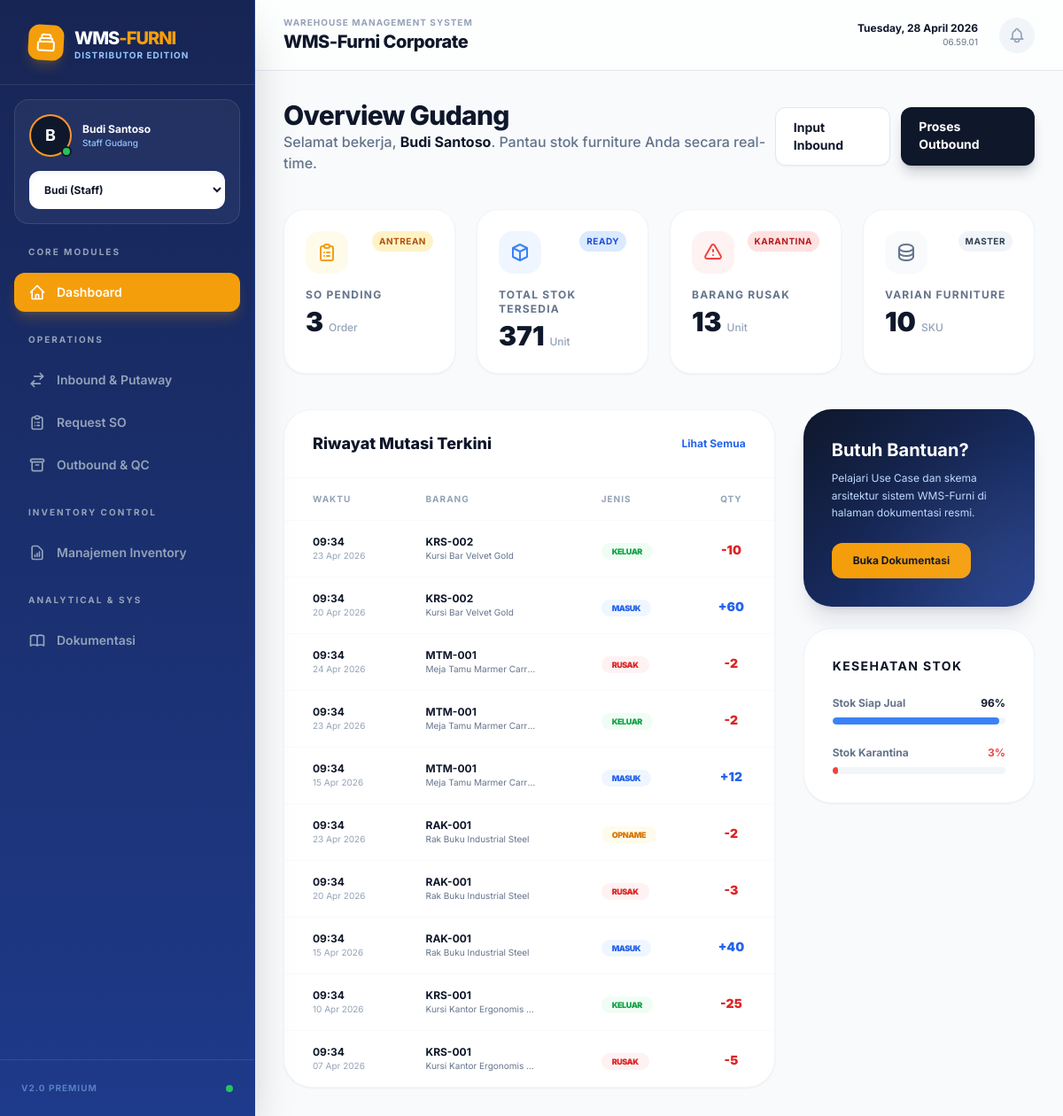
/dashboard.php, run on an earlier commit of the app's database.
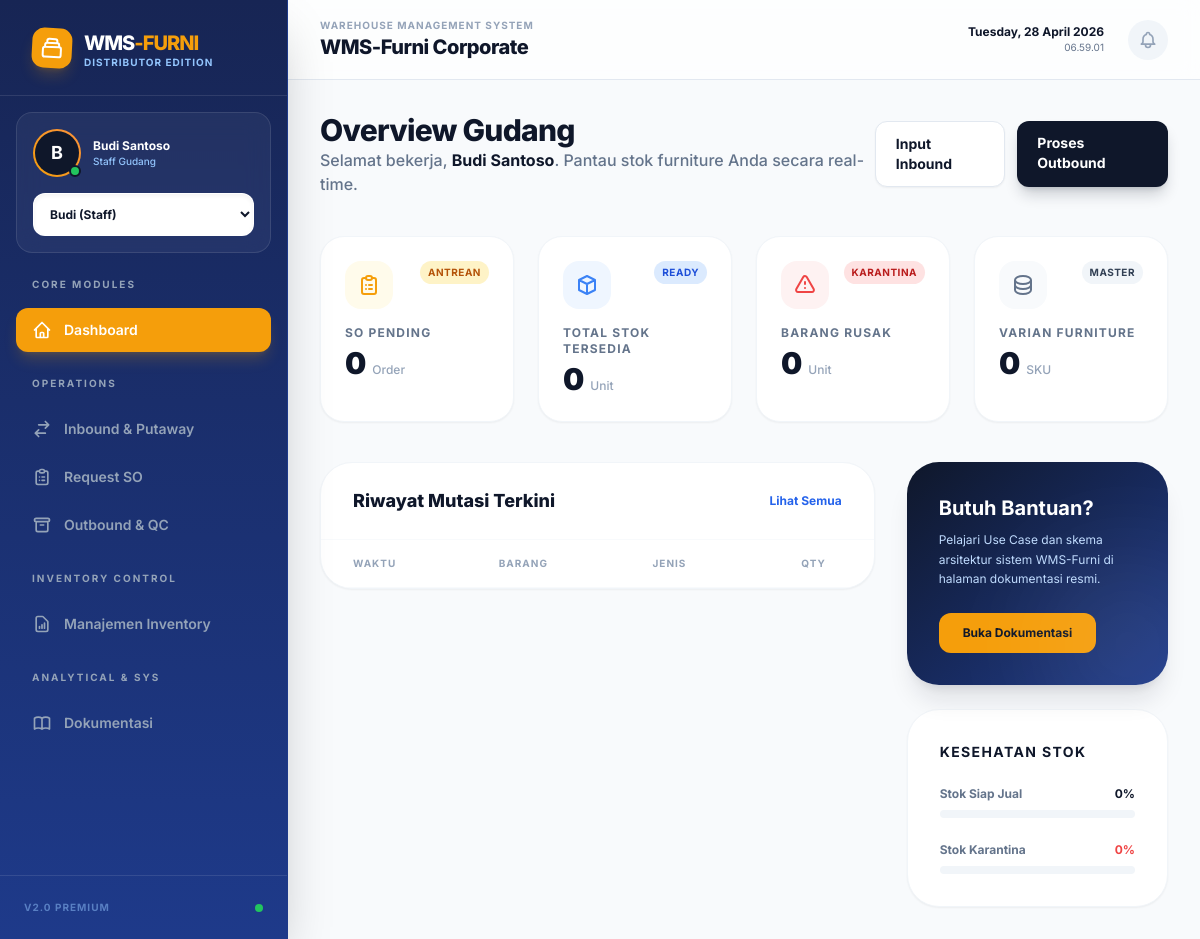
And on a later commit of the database.
### tables this page shows
CREATE TABLE tb_mutasi_stok (
        id_mutasi INTEGER PRIMARY KEY AUTOINCREMENT,
        id_furniture INTEGER,
        tgl_mutasi TEXT NOT NULL,
        jenis_mutasi TEXT NOT NULL,
        qty INTEGER NOT NULL,
        keterangan TEXT,
        FOREIGN KEY (id_furniture) REFERENCES tb_furniture(id_furniture)
    );

CREATE TABLE tb_furniture (
        id_furniture INTEGER PRIMARY KEY AUTOINCREMENT,
        kode_barang TEXT UNIQUE NOT NULL,
        nama_barang TEXT NOT NULL,
        area_blok TEXT,
        stok_tersedia INTEGER DEFAULT 0,
        stok_karantina INTEGER DEFAULT 0
    );

### dashboard.php (the view, shortened to what the rows shown need)
<?php
require 'config.php';
$stmt = $pdo->query("
    SELECT m.*, f.nama_barang, f.kode_barang
    FROM tb_mutasi_stok m
    JOIN tb_furniture f ON m.id_furniture = f.id_furniture
    ORDER BY m.id_mutasi DESC LIMIT 10
");
$recent_mutations = $stmt->fetchAll();
include 'includes/header.php';
include 'includes/sidebar.php';
?>
<div class="flex-1 overflow-y-auto p-8 animate-fade-in">
    <div class="grid grid-cols-1 lg:grid-cols-3 gap-8">
        <div class="lg:col-span-2">
            <div class="bg-white rounded-[2rem] shadow-sm border border-slate-100 overflow-hidden">
                <div class="overflow-x-auto">
                    <table class="w-full text-left">
                        <thead>
                            <tr class="text-[10px] font-bold text-slate-400 uppercase tracking-widest border-b border-slate-50">
                                <th class="px-8 py-4">Waktu</th>
                                <th class="px-8 py-4">Barang</th>
                                <th class="px-8 py-4">Jenis</th>
                                <th class="px-8 py-4 text-center">Qty</th>
                            </tr>
                        </thead>
                        <tbody class="divide-y divide-slate-50">
                            <?php foreach($recent_mutations as $m): ?>
                            <tr class="hover:bg-slate-50/50 transition-colors">
                                <td class="px-8 py-4">
                                    <p class="text-xs font-bold text-navy-900"><?= date('H:i', strtotime($m['tgl_mutasi'])) ?></p>
                                    <p class="text-[10px] text-slate-400"><?= date('d M Y', strtotime($m['tgl_mutasi'])) ?></p>
                                </td>
                                <td class="px-8 py-4">
                                    <p class="text-xs font-bold text-navy-900"><?= htmlspecialchars($m['kode_barang']) ?></p>
                                    <p class="text-[10px] text-slate-500 truncate w-32"><?= htmlspecialchars($m['nama_barang']) ?></p>
                                </td>
                                <td class="px-8 py-4">
                                    <?php
                                        $label = ''; $color = '';
                                        switch($m['jenis_mutasi']) {
                                            case 'IN': $label = 'Masuk'; $color = 'text-blue-600 bg-blue-50'; break;
                                            case 'OUT': $label = 'Keluar'; $color = 'text-green-600 bg-green-50'; break;
                                            case 'MUTASI_RUSAK': $label = 'Rusak'; $color = 'text-red-600 bg-red-50'; break;
                                            case 'ADJUST_OPNAME': $label = 'Opname'; $color = 'text-amber-600 bg-amber-50'; break;
                                        }
                                    ?>
                                    <span class="px-3 py-1 rounded-full text-[9px] font-black uppercase tracking-tighter <?= $color ?>"><?= $label ?></span>
                                </td>
                                <td class="px-8 py-4 text-center">
                                    <span class="text-sm font-black <?= $m['qty'] > 0 ? 'text-blue-600' : 'text-red-600' ?>">
                                        <?= ($m['qty'] > 0 ? '+' : '') . $m['qty'] ?>
                                    </span>
                                </td>
                            </tr>
                            <?php endforeach; ?>
                        </tbody>
                    </table>
                </div>
            </div>
        </div>
    </div>
</div>
<?php include 'includes/footer.php'; ?>

What changed in the data, as far as the page shows it:
removed tb_mutasi_stok: tgl_mutasi "09:34", tgl_mutasi "23 Apr 2026", id_furniture.kode_barang "KRS-002", id_furniture.nama_barang "Kursi Bar Velvet Gold", jenis_mutasi "KELUAR", qty "-10"
removed tb_mutasi_stok: tgl_mutasi "09:34", tgl_mutasi "20 Apr 2026", id_furniture.kode_barang "KRS-002", id_furniture.nama_barang "Kursi Bar Velvet Gold", jenis_mutasi "MASUK", qty "60"
removed tb_mutasi_stok: tgl_mutasi "09:34", tgl_mutasi "24 Apr 2026", id_furniture.kode_barang "MTM-001", id_furniture.nama_barang "Meja Tamu Marmer Carr…", jenis_mutasi "RUSAK", qty "-2"
removed tb_mutasi_stok: tgl_mutasi "09:34", tgl_mutasi "23 Apr 2026", id_furniture.kode_barang "MTM-001", id_furniture.nama_barang "Meja Tamu Marmer Carr…", jenis_mutasi "KELUAR", qty "-2"
removed tb_mutasi_stok: tgl_mutasi "09:34", tgl_mutasi "15 Apr 2026", id_furniture.kode_barang "MTM-001", id_furniture.nama_barang "Meja Tamu Marmer Carr…", jenis_mutasi "MASUK", qty "12"
removed tb_mutasi_stok: tgl_mutasi "09:34", tgl_mutasi "23 Apr 2026", id_furniture.kode_barang "RAK-001", id_furniture.nama_barang "Rak Buku Industrial Steel", jenis_mutasi "OPNAME", qty "-2"
removed tb_mutasi_stok: tgl_mutasi "09:34", tgl_mutasi "20 Apr 2026", id_furniture.kode_barang "RAK-001", id_furniture.nama_barang "Rak Buku Industrial Steel", jenis_mutasi "RUSAK", qty "-3"
removed tb_mutasi_stok: tgl_mutasi "09:34", tgl_mutasi "15 Apr 2026", id_furniture.kode_barang "RAK-001", id_furniture.nama_barang "Rak Buku Industrial Steel", jenis_mutasi "MASUK", qty "40"
removed tb_mutasi_stok: tgl_mutasi "09:34", tgl_mutasi "10 Apr 2026", id_furniture.kode_barang "KRS-001", id_furniture.nama_barang "Kursi Kantor Ergonomis Pro", jenis_mutasi "KELUAR", qty "-25"
removed tb_mutasi_stok: tgl_mutasi "09:34", tgl_mutasi "07 Apr 2026", id_furniture.kode_barang "KRS-001", id_furniture.nama_barang "Kursi Kantor Ergonomis Pro", jenis_mutasi "RUSAK", qty "-5"
Also different on the page:
$so_pending: "3" → "0"
$total_stok: "371" → "0"
$total_karantina: "13" → "0"
$total_items: "10" → "0"
text no longer shown: "96 3"
text now shown: "0 0"
